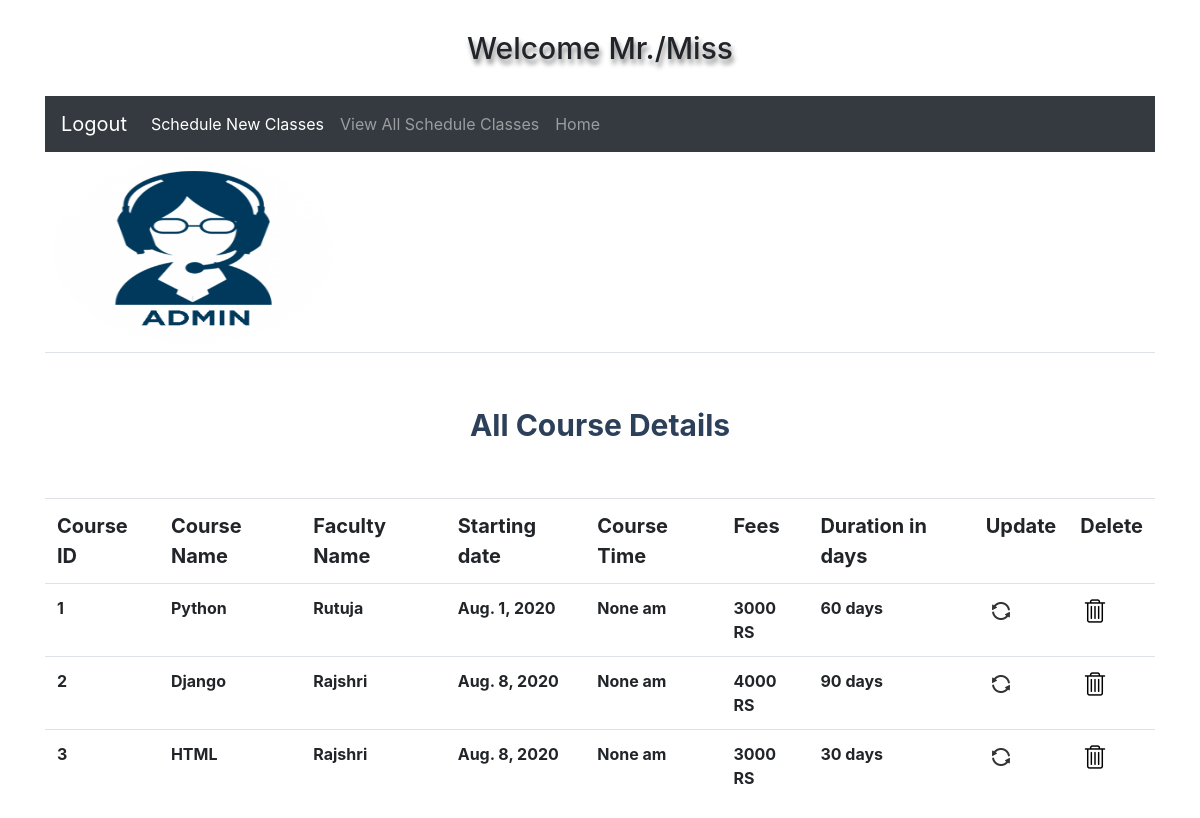
Before: /view_classes/ with the older database file.
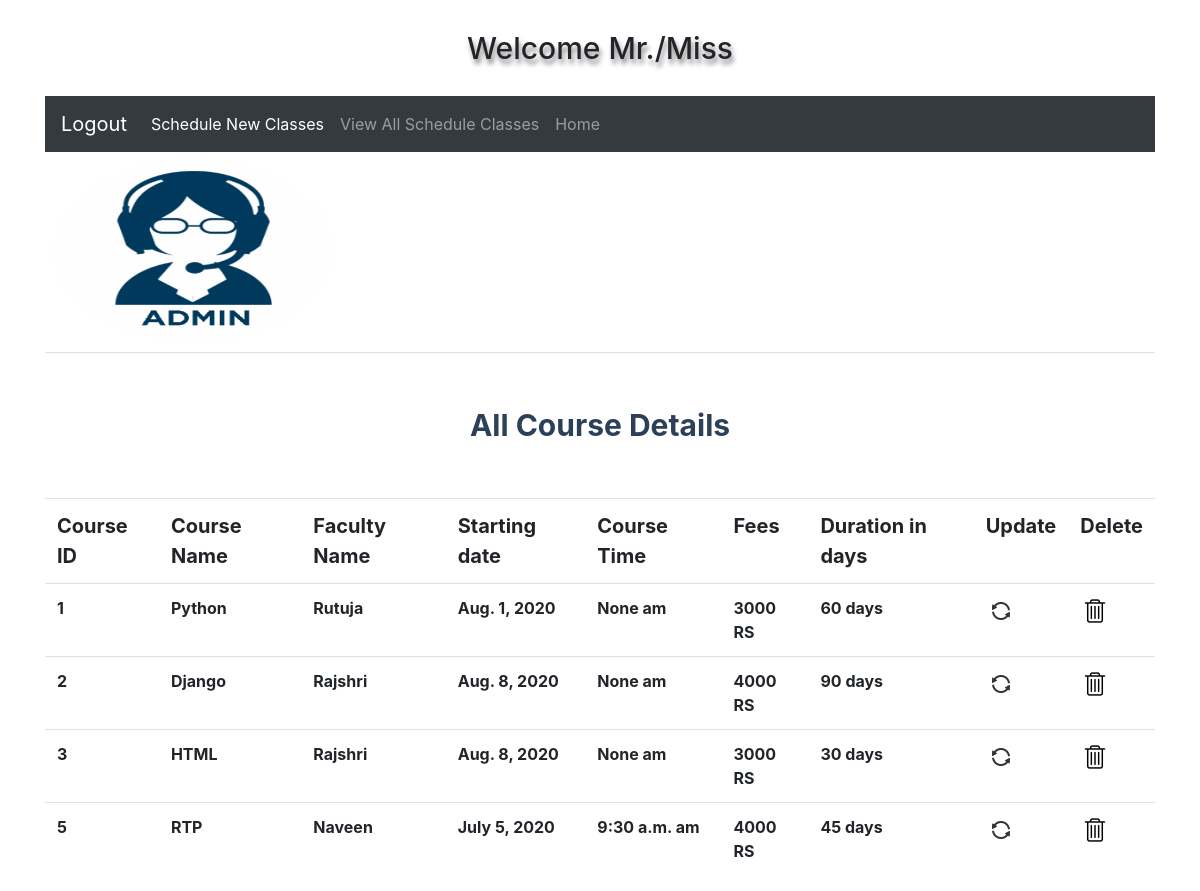
After: the same page with the newer database file.
### app1/models.py (models this page shows)
class courseModel(models.Model):
    cid = models.AutoField(primary_key=True)
    course_name=models.CharField(max_length=10,unique=True)
    faculty_name=models.CharField(max_length=20)
    starting_date = models.DateField()
    course_time = models.TimeField(default=False)
    fee = models.IntegerField()
    Duration = models.IntegerField()

### app1/views.py (the view)
# urls.py: path('view_classes/',views.view_classes,name='view_classes'),
def view_classes(req):
    res = courseModel.objects.all()
    return render(req,'view_classes.html',{'data':res})

### template/view_classes.html
{% include 'admin_welcome.html' %}
{% load static %}
{% block course %}
<table class="table">
<tr>
    <th style="font-size: 30px; padding: 50px; text-align: center;color: #2d4059 " colspan="9" class="thead-dark">All Course Details</th>
</tr>
<tr style="font-size: 20px;">
    <th>Course ID</th>
    <th>Course Name</th>
    <th>Faculty Name</th>
    <th>Starting date</th>
    <th>Course Time</th>
    <th>Fees</th>
    <th>Duration in days</th>
    <th>Update</th>
    <th>Delete</th>
</tr>
{% for x in data %}
<tr>
    <th>{{ x.cid }}</th>
    <th>{{ x.course_name }}</th>
    <th>{{ x.faculty_name }}</th>
    <th>{{ x.starting_date }}</th>
    <th>{{ x.course_time }} am</th>
    <th>{{ x.fee }} RS</th>
    <th>{{ x.Duration }} days</th>
    <th><a href="{% url 'update' x.cid %}"><img src="{% static 'images/update.jpg' %}" height="30px" width="30px"></a></th>
    <th><a href="{% url 'delete' %}?no={{ x.cid }}"><img src="{% static 'images/delete.jpg' %}" width="30px" height="30px"></a> </th>
</tr>
{% endfor %}
</table>
{% endblock %}

### template/admin_welcome.html (shortened to what this page needs)
{% load static %}
<!DOCTYPE html>
<html lang="en">
<head>
    <link rel="stylesheet" href="https://stackpath.bootstrapcdn.com/bootstrap/4.5.0/css/bootstrap.min.css">
</head>
<link rel="stylesheet" href="https://stackpath.bootstrapcdn.com/bootstrap/4.5.0/css/bootstrap.min.css">
<body>
<div class="container-sm">
<h1 class="title">Welcome Mr./Miss {{ name }} </h1>
</div>
<div class="container-sm">
<nav class="navbar navbar-expand-lg navbar-dark bg-dark">
  <a class="navbar-brand" href="{% url 'admin_login' %}">Logout</a>
    <ul class="navbar-nav mr-auto">
      <li class="nav-item active">
        <a class="nav-link" href="{% url 'add_new_class' %}">Schedule New Classes<span class="sr-only">(current)</span></a>
      </li>
      <li class="nav-item">
        <a class="nav-link" href="{% url 'view_classes' %}">View All Schedule Classes</a>
      </li>
      <li class="nav-item">
        <a class="nav-link" href="{% url 'main'  %}">Home</a>
      </li>
    </ul>
</nav>
</div>
<div class="container">
  <div class="row">
    <div class="col-6 col-md-4">
        <img src="{% static 'images/admin11.png' %}" height="200px" width="300px">
    </div>
    <div class="col-md-8">
    </div>
  </div>
</body>
</html>

### template/admin_welcome.html (style rules this page uses)
body { color: #dae1e7; }
.title { text-align: center; text-shadow: 2px 5px 5px #888888; padding: 20px; margin: 10px; font-size: 30px; }

Changed rows visible on the page:
added courseModel: cid "5", course_name "RTP", faculty_name "Naveen", starting_date "July 5, 2020", course_time "9:30 a.m.", fee "4000", Duration "45"
